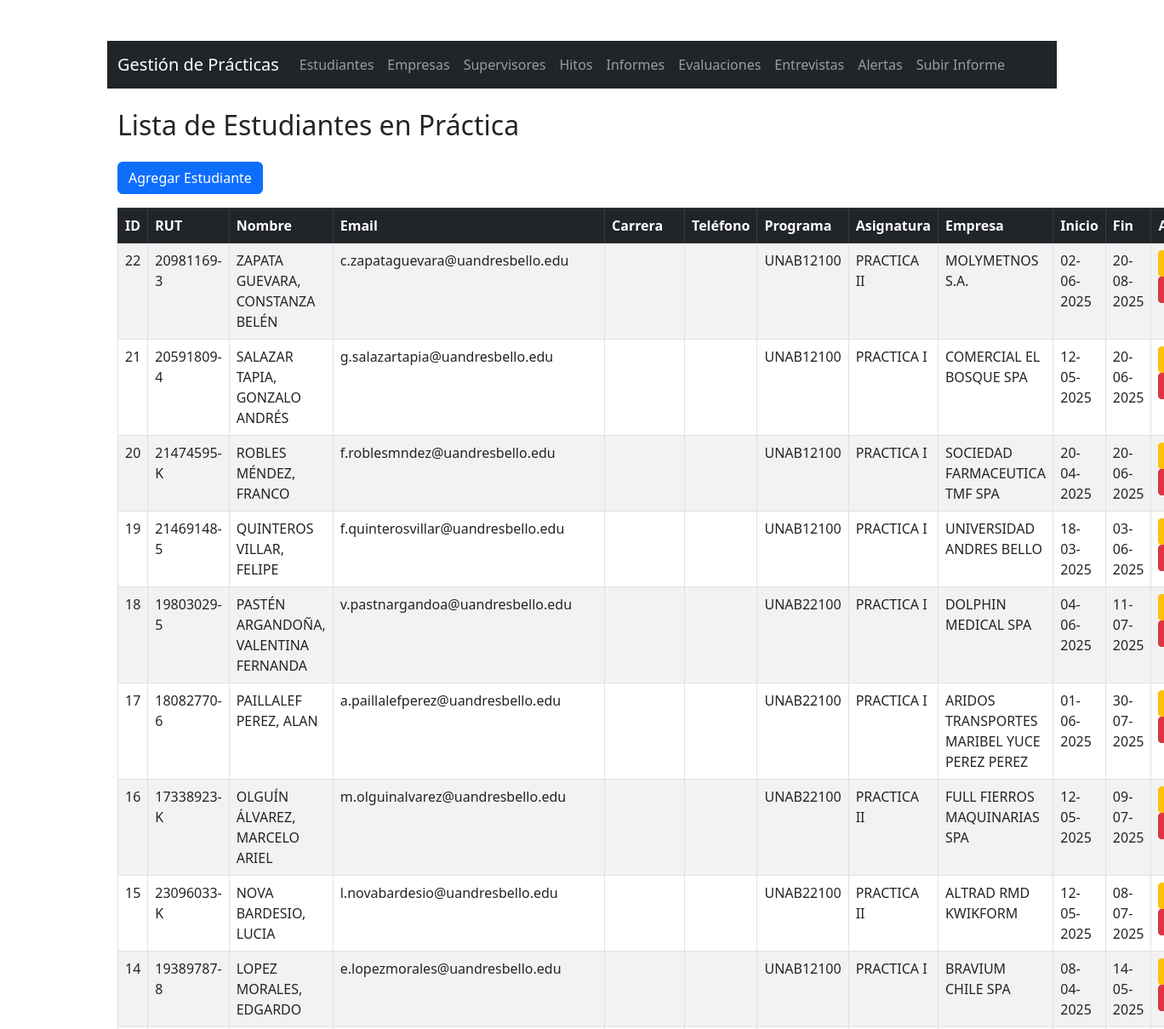
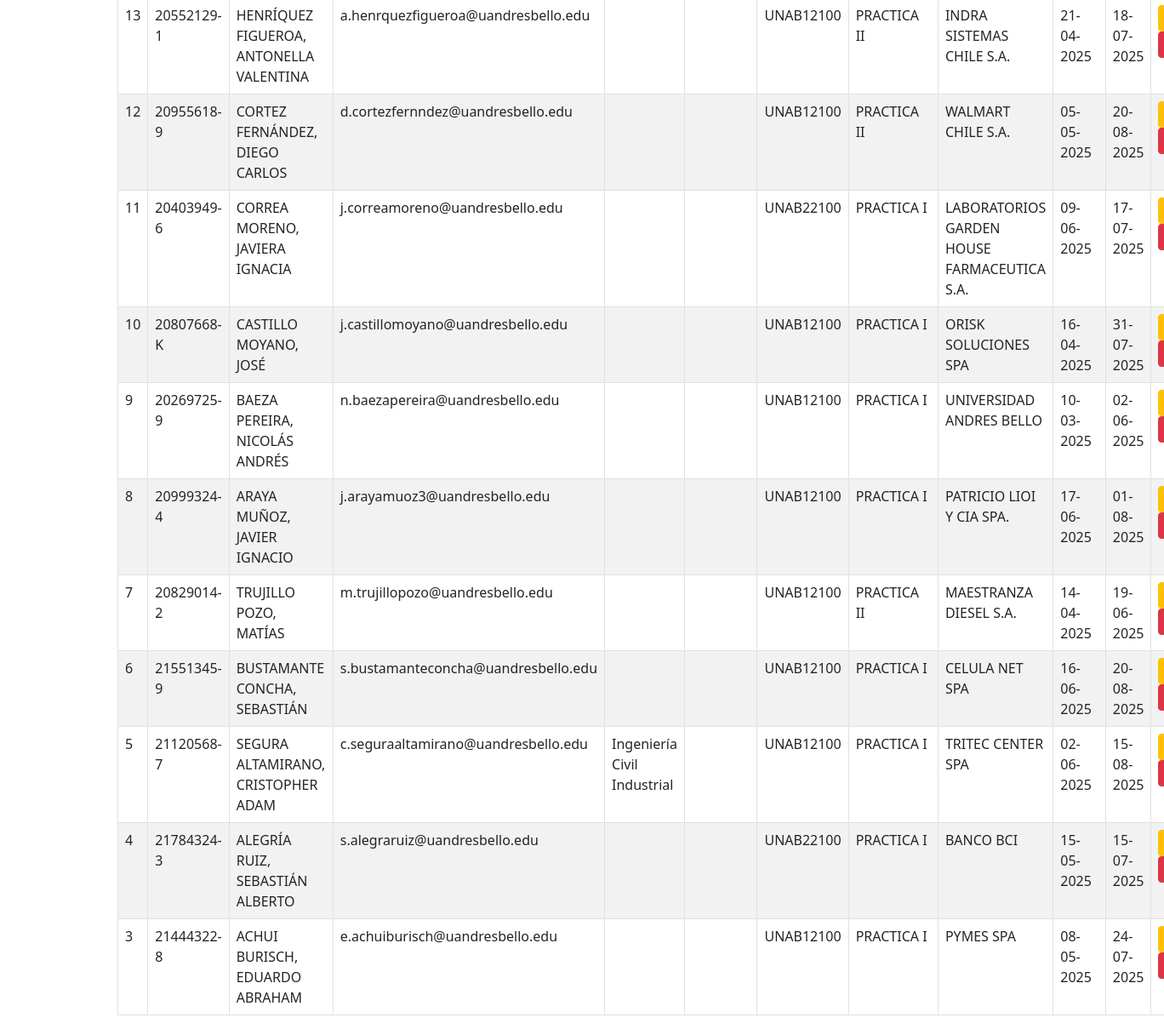
Screenshot of /estudiantes/listar.php with the database file from the repository (2 pictures, top to bottom).
### tables this page shows
CREATE TABLE `estudiantes` (
  `id` int(11) NOT NULL,
  `rut` varchar(12) NOT NULL,
  `nombre` varchar(100) NOT NULL,
  `email` varchar(100) NOT NULL,
  `carrera` varchar(100) DEFAULT NULL,
  `telefono` varchar(20) DEFAULT NULL,
  `programa` varchar(20) DEFAULT NULL,
  `asignatura` varchar(50) DEFAULT NULL,
  `empresa_id` int(11) DEFAULT NULL,
  `fecha_inicio` date DEFAULT NULL,
  `fecha_fin` date DEFAULT NULL,
  `fecha_registro` timestamp NOT NULL DEFAULT current_timestamp()
);

CREATE TABLE `empresas` (
  `id` int(11) NOT NULL,
  `nombre` varchar(100) NOT NULL,
  `rut` varchar(15) DEFAULT NULL,
  `rubro` varchar(100) DEFAULT NULL,
  `direccion` varchar(150) DEFAULT NULL,
  `telefono` varchar(20) DEFAULT NULL,
  `email_contacto` varchar(100) DEFAULT NULL,
  `fecha_registro` timestamp NOT NULL DEFAULT current_timestamp()
);

### estudiantes/listar.php (the view, shortened to what this page needs)
<?php
include('../includes/header.php');
include('../includes/db.php');
?>
<!DOCTYPE html>
<html>
<head>
    <link rel="stylesheet" href="https://cdn.jsdelivr.net/npm/bootstrap@5.3.0/dist/css/bootstrap.min.css">
</head>
<body class="container mt-5">
<h2 class="mb-4">Lista de Estudiantes en Práctica</h2>
<a href="crear.php" class="btn btn-primary mb-3">Agregar Estudiante</a>
<table class="table table-bordered table-striped table-hover">
    <thead class="table-dark">
        <tr>
            <th>ID</th>
            <th>RUT</th>
            <th>Nombre</th>
            <th>Email</th>
            <th>Carrera</th>
            <th>Teléfono</th>
            <th>Programa</th>
            <th>Asignatura</th>
            <th>Empresa</th>
            <th>Inicio</th>
            <th>Fin</th>
            <th>Acciones</th>
        </tr>
    </thead>
    <tbody>
        <?php
        $stmt = $pdo->query("SELECT e.*, emp.nombre AS empresa_nombre
                             FROM estudiantes e
                             LEFT JOIN empresas emp ON e.empresa_id = emp.id
                             ORDER BY e.id DESC");
        while ($row = $stmt->fetch()):
        ?>
        <tr>
            <td><?= $row['id'] ?></td>
            <td><?= $row['rut'] ?></td>
            <td><?= $row['nombre'] ?></td>
            <td><?= $row['email'] ?></td>
            <td><?= $row['carrera'] ?></td>
            <td><?= $row['telefono'] ?></td>
            <td><?= $row['programa'] ?></td>
            <td><?= $row['asignatura'] ?></td>
            <td><?= $row['empresa_nombre'] ?? 'Sin asignar' ?></td>
            <td><?= $row['fecha_inicio'] ? date('d-m-Y', strtotime($row['fecha_inicio'])) : '' ?></td>
            <td><?= $row['fecha_fin'] ? date('d-m-Y', strtotime($row['fecha_fin'])) : '' ?></td>
            <td>
                <a href="editar.php?id=<?= $row['id'] ?>" class="btn btn-sm btn-warning">Editar</a>
                <a href="eliminar.php?id=<?= $row['id'] ?>" class="btn btn-sm btn-danger" onclick="return confirm('¿Estás seguro de eliminar este estudiante?')">Eliminar</a>
            </td>
        </tr>
        <?php endwhile; ?>
    </tbody>
</table>
<?php include('../includes/footer.php'); ?>
</body>
</html>

### rows the page displays
estudiantes: id "22", rut "20981169-3", nombre "ZAPATA GUEVARA, CONSTANZA BELÉN", email "c.zapataguevara@uandresbello.edu", programa "UNAB12100", asignatura "PRACTICA II", empresa.nombre "MOLYMETNOS S.A.", fecha_inicio "02-06-2025", fecha_fin "20-08-2025"
estudiantes: id "21", rut "20591809-4", nombre "SALAZAR TAPIA, GONZALO ANDRÉS", email "g.salazartapia@uandresbello.edu", programa "UNAB12100", asignatura "PRACTICA I", empresa.nombre "COMERCIAL EL BOSQUE SPA", fecha_inicio "12-05-2025", fecha_fin "20-06-2025"
estudiantes: id "20", rut "21474595-K", nombre "ROBLES MÉNDEZ, FRANCO", email "f.roblesmndez@uandresbello.edu", programa "UNAB12100", asignatura "PRACTICA I", empresa.nombre "SOCIEDAD FARMACEUTICA TMF SPA", fecha_inicio "20-04-2025", fecha_fin "20-06-2025"
estudiantes: id "19", rut "21469148-5", nombre "QUINTEROS VILLAR, FELIPE", email "f.quinterosvillar@uandresbello.edu", programa "UNAB12100", asignatura "PRACTICA I", empresa.nombre "UNIVERSIDAD ANDRES BELLO", fecha_inicio "18-03-2025", fecha_fin "03-06-2025"
estudiantes: id "18", rut "19803029-5", nombre "PASTÉN ARGANDOÑA, VALENTINA FERNANDA", email "v.pastnargandoa@uandresbello.edu", programa "UNAB22100", asignatura "PRACTICA I", empresa.nombre "DOLPHIN MEDICAL SPA", fecha_inicio "04-06-2025", fecha_fin "11-07-2025"
estudiantes: id "17", rut "18082770-6", nombre "PAILLALEF PEREZ, ALAN", email "a.paillalefperez@uandresbello.edu", programa "UNAB22100", asignatura "PRACTICA I", empresa.nombre "ARIDOS TRANSPORTES MARIBEL YUCE PEREZ PEREZ", fecha_inicio "01-06-2025", fecha_fin "30-07-2025"
estudiantes: id "16", rut "17338923-K", nombre "OLGUÍN ÁLVAREZ, MARCELO ARIEL", email "m.olguinalvarez@uandresbello.edu", programa "UNAB22100", asignatura "PRACTICA II", empresa.nombre "FULL FIERROS MAQUINARIAS SPA", fecha_inicio "12-05-2025", fecha_fin "09-07-2025"
estudiantes: id "15", rut "23096033-K", nombre "NOVA BARDESIO, LUCIA", email "l.novabardesio@uandresbello.edu", programa "UNAB22100", asignatura "PRACTICA II", empresa.nombre "ALTRAD RMD KWIKFORM", fecha_inicio "12-05-2025", fecha_fin "08-07-2025"
estudiantes: id "14", rut "19389787-8", nombre "LOPEZ MORALES, EDGARDO", email "e.lopezmorales@uandresbello.edu", programa "UNAB12100", asignatura "PRACTICA I", empresa.nombre "BRAVIUM CHILE SPA", fecha_inicio "08-04-2025", fecha_fin "14-05-2025"
estudiantes: id "13", rut "20552129-1", nombre "HENRÍQUEZ FIGUEROA, ANTONELLA VALENTINA", email "a.henrquezfigueroa@uandresbello.edu", programa "UNAB12100", asignatura "PRACTICA II", empresa.nombre "INDRA SISTEMAS CHILE S.A.", fecha_inicio "21-04-2025", fecha_fin "18-07-2025"
estudiantes: id "12", rut "20955618-9", nombre "CORTEZ FERNÁNDEZ, DIEGO CARLOS", email "d.cortezfernndez@uandresbello.edu", programa "UNAB12100", asignatura "PRACTICA II", empresa.nombre "WALMART CHILE S.A.", fecha_inicio "05-05-2025", fecha_fin "20-08-2025"
estudiantes: id "11", rut "20403949-6", nombre "CORREA MORENO, JAVIERA IGNACIA", email "j.correamoreno@uandresbello.edu", programa "UNAB22100", asignatura "PRACTICA I", empresa.nombre "LABORATORIOS GARDEN HOUSE FARMACEUTICA S.A.", fecha_inicio "09-06-2025", fecha_fin "17-07-2025"
estudiantes: id "10", rut "20807668-K", nombre "CASTILLO MOYANO, JOSÉ", email "j.castillomoyano@uandresbello.edu", programa "UNAB12100", asignatura "PRACTICA I", empresa.nombre "ORISK SOLUCIONES SPA", fecha_inicio "16-04-2025", fecha_fin "31-07-2025"
estudiantes: id "9", rut "20269725-9", nombre "BAEZA PEREIRA, NICOLÁS ANDRÉS", email "n.baezapereira@uandresbello.edu", programa "UNAB12100", asignatura "PRACTICA I", empresa.nombre "UNIVERSIDAD ANDRES BELLO", fecha_inicio "10-03-2025", fecha_fin "02-06-2025"
estudiantes: id "8", rut "20999324-4", nombre "ARAYA MUÑOZ, JAVIER IGNACIO", email "j.arayamuoz3@uandresbello.edu", programa "UNAB12100", asignatura "PRACTICA I", empresa.nombre "PATRICIO LIOI Y CIA SPA.", fecha_inicio "17-06-2025", fecha_fin "01-08-2025"
estudiantes: id "7", rut "20829014-2", nombre "TRUJILLO POZO, MATÍAS", email "m.trujillopozo@uandresbello.edu", programa "UNAB12100", asignatura "PRACTICA II", empresa.nombre "MAESTRANZA DIESEL S.A.", fecha_inicio "14-04-2025", fecha_fin "19-06-2025"
estudiantes: id "6", rut "21551345-9", nombre "BUSTAMANTE CONCHA, SEBASTIÁN", email "s.bustamanteconcha@uandresbello.edu", programa "UNAB12100", asignatura "PRACTICA I", empresa.nombre "CELULA NET SPA", fecha_inicio "16-06-2025", fecha_fin "20-08-2025"
estudiantes: id "5", rut "21120568-7", nombre "SEGURA ALTAMIRANO, CRISTOPHER ADAM", email "c.seguraaltamirano@uandresbello.edu", carrera "Ingeniería Civil Industrial", programa "UNAB12100", asignatura "PRACTICA I", empresa.nombre "TRITEC CENTER SPA", fecha_inicio "02-06-2025", fecha_fin "15-08-2025"
estudiantes: id "4", rut "21784324-3", nombre "ALEGRÍA RUIZ, SEBASTIÁN ALBERTO", email "s.alegraruiz@uandresbello.edu", programa "UNAB22100", asignatura "PRACTICA I", empresa.nombre "BANCO BCI", fecha_inicio "15-05-2025", fecha_fin "15-07-2025"
estudiantes: id "3", rut "21444322-8", nombre "ACHUI BURISCH, EDUARDO ABRAHAM", email "e.achuiburisch@uandresbello.edu", programa "UNAB12100", asignatura "PRACTICA I", empresa.nombre "PYMES SPA", fecha_inicio "08-05-2025", fecha_fin "24-07-2025"
